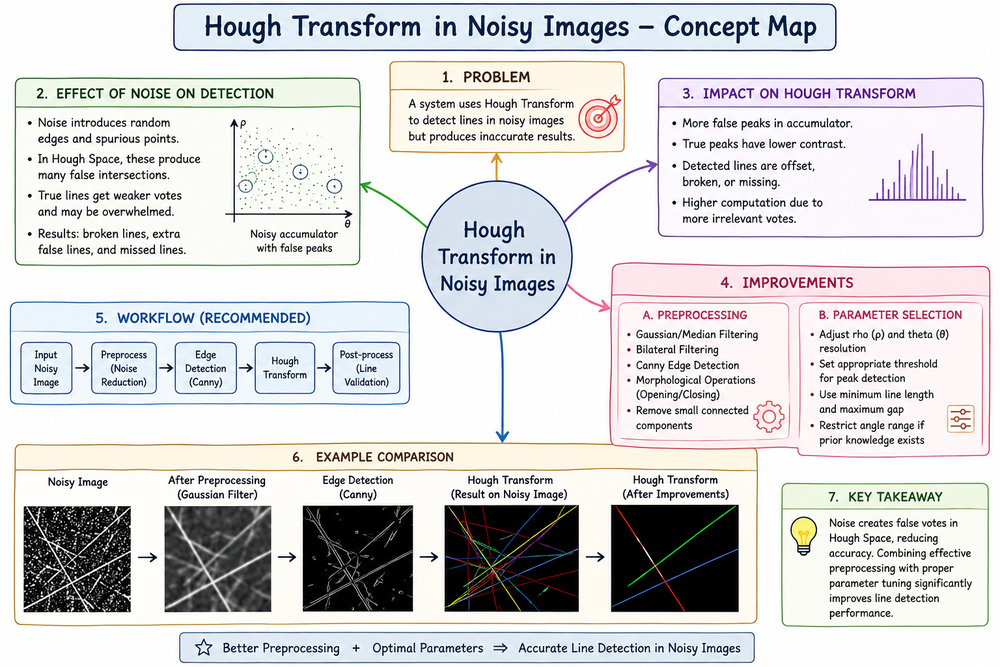
#> input picture CO3/AT2/Q03/ChatGPT Image Aug 17, 2026, 05_08_41 PM.png, 1000 x 667 px, shrunk from 1536 x 1024 before the run, given in place of Screenshot 2026-08-01 143552 (1).png, which was not available
$ python e_11.py
#> lines starting #> are read from the running program, lines starting #| are printed output that depends on the picture
# -*- coding: utf-8 -*-
"""e 11

Automatically generated by Colab.

Original file is located at
    https://colab.research.google.com/drive/1PdqkI6OZCX4xRKYBjVnVZdvpLloldwUe
"""

from google.colab import files
uploaded = files.upload()
#> the answer given: ChatGPT Image Aug 17, 2026, 05_08_41 PM.png

import cv2
import numpy as np
from google.colab.patches import cv2_imshow

# Read image
img = cv2.imread('Screenshot 2026-08-01 143552 (1).png')
#> img is the input picture: shape (667, 1000, 3); mean B, G, R 213.3, 212.4, 213

# Check if image was loaded successfully
if img is None:
    print("Error: Could not load image. Please check the file name and ensure the image exists.")
else:
    rows, cols = img.shape[:2]
#> rows = 667; cols = 1000

    # Define 3 points in original image
    pts1 = np.float32([[50, 50],
                       [200, 50],
                       [50, 200]])

    # Define new positions for these points
    pts2 = np.float32([[10, 100],
                       [200, 50],
                       [100, 250]])

    # Compute affine transformation matrix
    M = cv2.getAffineTransform(pts1, pts2)

    # Apply transformation
    affine = cv2.warpAffine(img, M, (cols, rows))
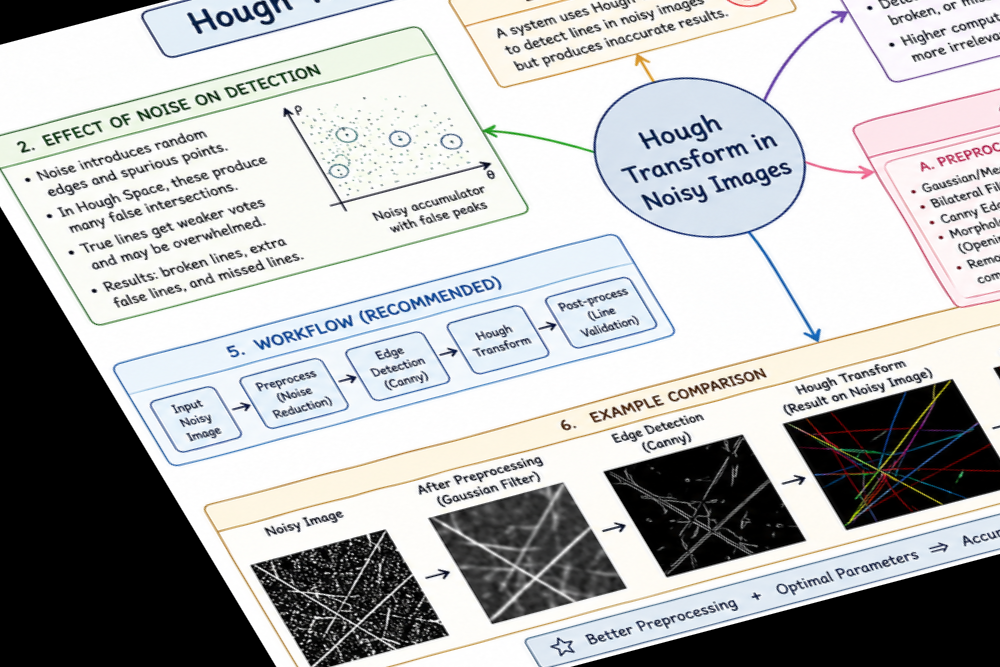
#> affine: shape (667, 1000, 3); mean B, G, R 180.3, 180.3, 179.2

    # Display images
    print("Original Image:")
    cv2_imshow(img)
    print("Affine Transformed:")
    cv2_imshow(affine)

$ run again, on CO3/AT2/Q06/ChatGPT Image Aug 17, 2026, 05_16_31 PM.png
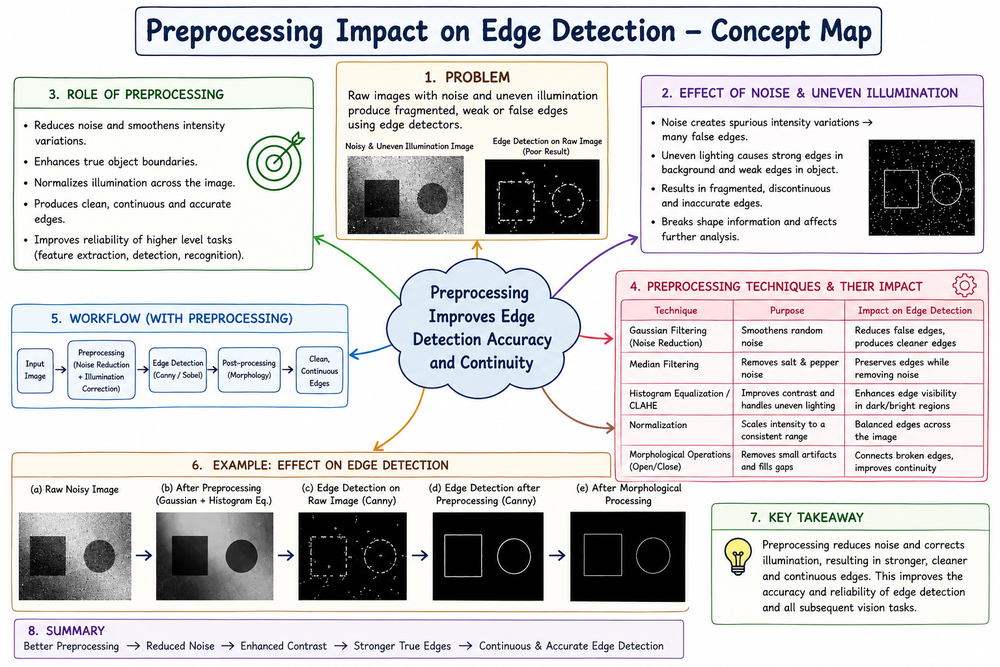
#> input picture CO3/AT2/Q06/ChatGPT Image Aug 17, 2026, 05_16_31 PM.png, 1000 x 667 px, shrunk from 1536 x 1024 before the run, given in place of Screenshot 2026-08-01 143552 (1).png, which was not available
#> img is the input picture: shape (667, 1000, 3); mean B, G, R 210.3, 209.2, 210.6
#> `affine = cv2.warpAffine(img, M, (cols, rows))`:
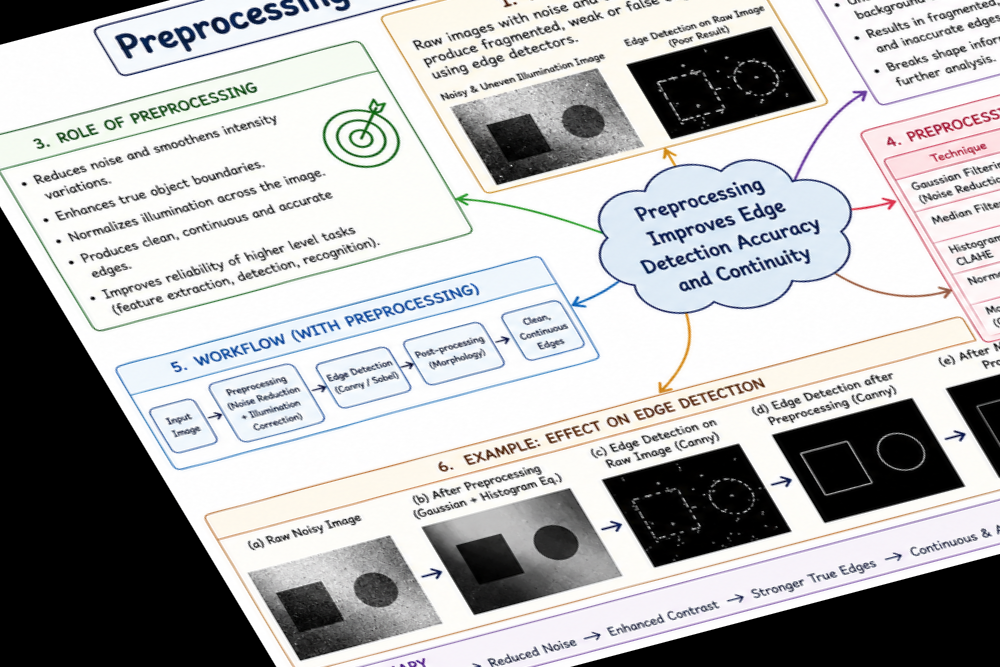
#> affine: shape (667, 1000, 3); mean B, G, R 178.6, 178.3, 178.1
